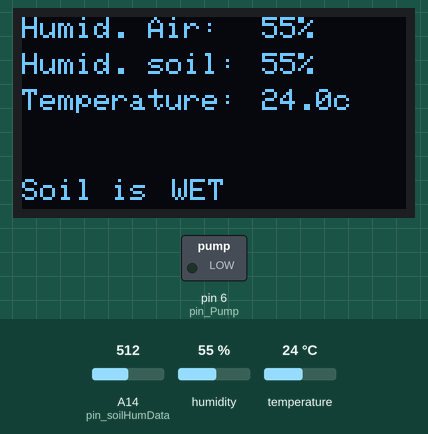
This sketch was run on a simulated Arduino Mega 2560, built with avr-gcc and run on an emulated ATmega2560. Shown: 128×64 one-colour display, switched loads named in the sketch (green lamp = pin HIGH). The test bench sets the inputs (shaded band); at power-on: humidity 55 %, A14 (pin_soilHumData) = 512, temperature 24 °C. Pins used as bus, display or sensor lines are not drawn; what the sketch prints to the serial monitor is not drawn.

Above: at 2.8 s.
2.9 s: humidity set to 22 %
At 5.3 s:
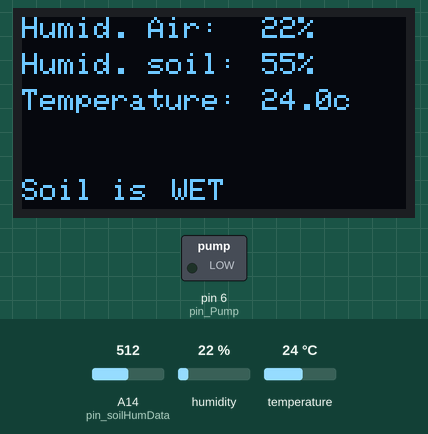
5.7 s: A14 (pin_soilHumData) set to 670
At 6.6 s:
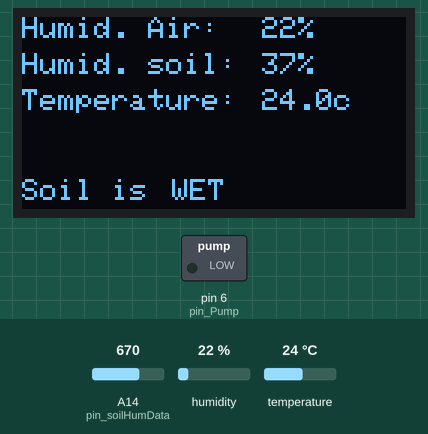
8.5 s: A14 (pin_soilHumData) set to 702
At 11.5 s:
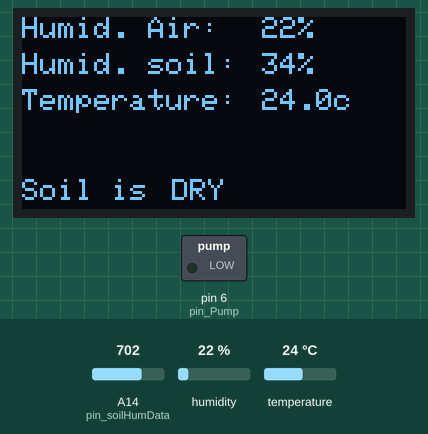
11.8 s: temperature set to 12 °C
At 12.9 s:
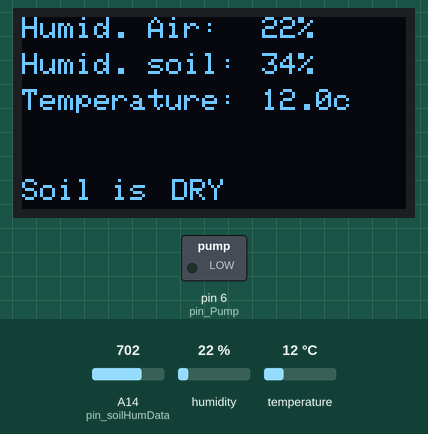
14.6 s: A14 (pin_soilHumData) set to 511
At 17.7 s:
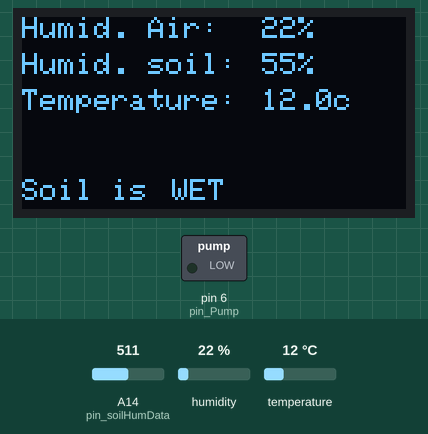
18.0 s: humidity set to 40 %
At 19.3 s:
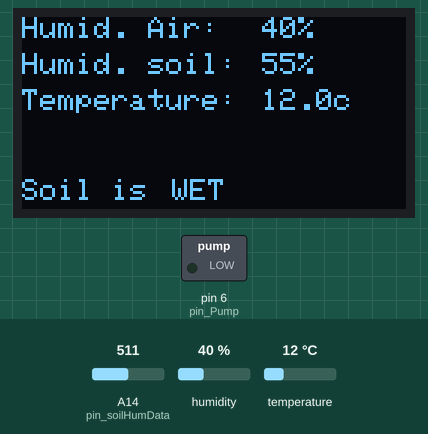
Timing chart, 0 to 21.0 s (numbered marks = the images above; inputs shaded):
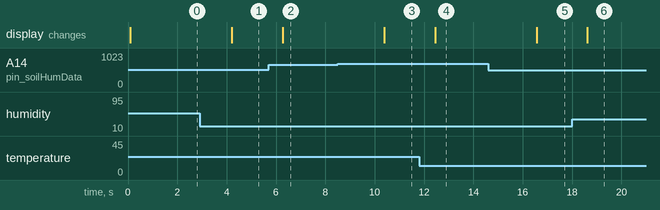

Measured:
- the behaviour switches between 684 and 685 on A14 (pin_soilHumData) (found by bisection; images 2 and 3)
- after the input at 2.9 s, the display: changes after 1.3 s (image 1)
- after the input at 5.7 s, the display: changes after 0.57 s (image 2)
- after the input at 8.5 s, the display: changes after 1.9 s (image 3)
- after the input at 11.8 s, the display: changes after 0.65 s (image 4)
- after the input at 14.6 s, the display: changes after 2.0 s (image 5)
- after the input at 18.0 s, the display: changes after 0.63 s (image 6)

The sketch:

Transmitter.ino
```cpp
//===========================================
// Libraries (Shhhh!)
//===========================================
#include <DHT.h>               // Library for temp & humidity sensor
#include <Wire.h>              // Library for I2C(0) SCL pin 19, SDA pin 18
#include <Adafruit_GFX.h>      // Library for OLED
#include <Adafruit_SSD1306.h>  // Library for OLED


//===========================================
// Definitions (What is the meaning of life?)
//===========================================
#define pin_Pump 6          // Pin to enable/disable pump
#define pin_soilHumVCC 12   // Pin to enable power to soil humidity sensor
#define pin_soilHumData 14  // Pin to read analog signal from soil humidity sensor
#define pin_DHT 15          // Pin to read air temperature and humidity

#define DHTTYPE DHT22  // Set DHT sensor type

#define interval 2 * 1000  // Set interval in milliseconds and convert it to seconds

#define SCREEN_WIDTH 128  // OLED display width
#define SCREEN_HEIGHT 64  // OLED display height


//===========================================
// Variables
//===========================================

int humidityAir;           // Store air humidity
int humiditySoil;          // Store soil humidity
int maxHumiditySoil = 60;  // Maximum soil humidity, dont water if above this
int minHumiditySoil = 35;  // Minimum soil himidity, water if below this
float temperatureAir;      // Store air temperature
bool soilIsWet;            // true if wet, false if dry
bool DEBUG = false;


//===========================================
// Set up peripherals
//===========================================
DHT dht(pin_DHT, DHTTYPE);                                                  // Setup the DHT sensor
Adafruit_SSD1306 display(SCREEN_WIDTH, SCREEN_HEIGHT, &Wire, -1, 1000000);  // Setup the OLED


//===========================================
// Actually do things
//===========================================
void setup() {
  pinMode(pin_soilHumVCC, OUTPUT);  // Pin turns on soil humidity sensor
  pinMode(pin_soilHumData, INPUT);  // Pin that reads data from soil humidity sensor
  pinMode(pin_DHT, INPUT);          // Pin that reads data from Air humidity & Temp sensor
  pinMode(pin_Pump, OUTPUT);

  Serial.begin(9600);   // Serial port to Computer
  Serial2.begin(9600);  // Serial port to HC12

  dht.begin();  // Start DHT sensor

  display.begin(SSD1306_SWITCHCAPVCC, 0x3C);  // Initialize the OLED
  display.setTextSize(1);                     // Set the smalles font size
  display.setTextColor(1);
}

void loop() {
  getAllSensorData();  // Kinda explains itself doesn't it?
  updateDisplay();     // Updates the display with new sensor status (duh)
  delay(interval);     // Replace delay with something smarter sometime
  transmitData();      // Transmit new sensor data over HC12
  //pumpControl();
}


//===========================================
// Funky functions
//===========================================
void getHumidityAir() {
  humidityAir = dht.readHumidity();  // Read current air humidity percentage
  if (DEBUG) {
    Serial.print("Humidity: ");  // Print to serial cuz why not
    Serial.print(humidityAir);
    Serial.println("%");
  }
}

void getTemperatureAir() {
  temperatureAir = dht.readTemperature();  // Read current air temperature
  if (DEBUG) {
    Serial.print("Temperature:");  // Print to serial cuz why not
    Serial.print(temperatureAir);
    Serial.println(" Celsius");
  }
}

void getHumiditySoil() {
  digitalWrite(pin_soilHumVCC, HIGH);  // Power the soil sensor ON
  delay(10);
  humiditySoil = map(analogRead(pin_soilHumData), 100, 1000, 100, 0);  // Read current soil humidity
  delay(10);
  digitalWrite(pin_soilHumVCC, LOW);  // Power the soil sensor OFF
  if (DEBUG) {
    Serial.print("Humidity Soil:");  // Print to serial cuz why not
    Serial.print(humiditySoil);
    Serial.println("%");
  }
  if (humiditySoil > 35) {
    soilIsWet = true;
  } else {
    soilIsWet = false;
  }
}

void getAllSensorData() {  // Get ALL the data
  getHumidityAir();
  getTemperatureAir();
  getHumiditySoil();
}


void updateDisplay() {     // Display ALL the sensor data
  display.clearDisplay();  // Clear buffer

  display.setCursor(0, 0);  // Update air humidity on OLED
  display.print("Humid. Air:");
  display.setCursor(80, 0);
  display.print(humidityAir);
  display.print("%");

  display.setCursor(0, 12);  // Update soil humidity on OLED
  display.print("Humid. soil:");
  display.setCursor(80, 12);
  display.print(humiditySoil);
  display.print("%");

  display.setCursor(0, 24);  // Update temperature on OLED
  display.print("Temperature:");
  display.setCursor(80, 24);
  display.print(temperatureAir, 1);
  display.print("c");

  display.setCursor(0, 54);  // Update soil state on OLED
  display.print("Soil is  ");
  display.setCursor(50, 54);
  if (soilIsWet) {
    display.print("WET");
  } else {
    display.print("DRY");
  }
  display.display();  // Display changes made
}

void transmitData() {
  Serial2.print("Humidity Air:");
  Serial2.println(humidityAir);
  Serial2.print("Humidity Soil:");
  Serial2.println(humiditySoil);
  Serial2.print("Temperature Air:");
  Serial2.println(temperatureAir, 1);
  Serial.println("Transmitting");
}

void pumpControl() {
  if (humiditySoil < minHumiditySoil) {
    digitalWrite(pin_Pump, HIGH);
    delay(2000);
    digitalWrite(pin_Pump, LOW);
  }

}
```
